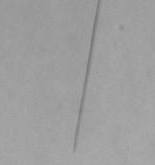
#> input picture Rule/defect_crops/paper-cut/2_png.rf.88da4435d7650b34b849af32c285c720_0.png, 155 x 165 px
$ python -i blob_features.py   (imports and definitions only)
#> lines starting #> are read from the running program, lines starting #| are printed output that depends on the picture; after the words box and inside, x2 and y2 are one past the last pixel; in counts of white or black regions, pixels touching at a corner belong together
#> in compute_features_for_image, img is the input picture: PIL image 155x165 L; min 118, max 170, mean 158.7
"""
Shared blob segmentation and feature extraction.
=============================================================================
Used by build_blob_dataset.py and classify_blob_folders.py so the exact
same logic (and any future bugfixes) applies everywhere, instead of two
copies silently drifting apart.

Computes the 4 calibration-free features the model expects:
    aspect_ratio, PERC_BRIGHT, PERC_DARK, A_to_roi_ratio

All 4 are computed from the SEGMENTED BLOB's own bounding box — never from
the size of the source image/crop itself. A defect in a tightly-cropped
40x40px image and the same defect in a loosely-cropped 300x300px image
produce identical features, AS LONG AS segmentation correctly finds the
blob in both cases (see the coverage check below for what happens when it
can't).
"""

from pathlib import Path
import numpy as np
from PIL import Image
from skimage.filters import threshold_otsu
from skimage.measure import label, regionprops


def segment_blob(gray: np.ndarray):
    """
    Split one image into (blob_mask, background_mask) using Otsu's method.

    Assumes the defect is the SMALLER of the two Otsu regions — true for
    the large majority of blob crops, where the defect sits inside a
    visible background margin rather than filling the whole frame.

    Otsu assumes two roughly comparable-sized populations. If the blob
    occupies only a tiny fraction of a heavily-padded image, Otsu can fail
    and split background noise in half instead of finding the real blob.
    Empirically this only breaks down once the blob is under ~0.3% of the
    image area (tested down to that limit) — comfortably below any normal
    crop margin, but the check below catches it explicitly rather than
    silently returning garbage if it ever happens.
    """
    thresh = threshold_otsu(gray)
#> thresh = 157.1
    mask_a = gray > thresh
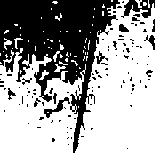
#> mask_a: shape (165, 155) bool; 65.3% white; 105 black regions (91 under 20 px), largest, box (x1, y1, x2, y2) and area: (0, 0, 120, 153) 7649, (121, 0, 155, 18) 307, (44, 97, 70, 118) 147
    mask_b = ~mask_a
#> mask_b: shape (165, 155) bool; 34.7% white; 105 white regions (91 under 20 px)
    if mask_a.sum() <= mask_b.sum():
        blob_mask, background_mask = mask_a, mask_b
    else:
        blob_mask, background_mask = mask_b, mask_a

    h, w = gray.shape
#> h = 165; w = 155
    ys, xs = np.where(blob_mask)
#> ys = 8871 values from 0 to 152; xs = 8871 values, max 154 at index 134, min 0 at index 0, mean 61.39
    touches_all_edges = (
        len(xs) > 0 and xs.min() == 0 and xs.max() == w - 1
        and ys.min() == 0 and ys.max() == h - 1
    )
#> touches_all_edges = False
    coverage = blob_mask.sum() / gray.size
#> coverage = 0.347
    if touches_all_edges and coverage > 0.30:
        raise ValueError(
            "Segmentation failed: detected region spans the entire image — "
            "the blob is likely too small relative to background padding "
            "for Otsu to find reliably (this only happens with extreme "
            "padding, under ~0.3% blob-to-image area). Use a tighter crop."
        )

    return blob_mask, background_mask


def largest_connected_component(mask: np.ndarray) -> np.ndarray:
    """Keep only the single largest connected region (drops speckle/noise)."""
    labeled = label(mask)
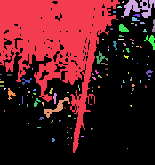
#> labeled: shape (165, 155) int32; 106 distinct labels, from 0 to 105; one colour per label, 0 black
    if labeled.max() == 0:
        return mask
    props = regionprops(labeled)
#> props = 105 regions; largest, box (x1, y1, x2, y2) and area: (0, 0, 120, 153) 7649, (121, 0, 155, 18) 307, (44, 97, 70, 118) 147, (144, 35, 155, 50) 65, (96, 51, 108, 64) 57
    largest = max(props, key=lambda p: p.area)
    return labeled == largest.label
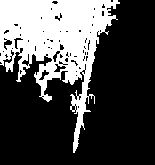
#> returned value: shape (165, 155) bool; 29.9% white; 1 white region, box (x1, y1, x2, y2) and area: (0, 0, 120, 153) 7649


def compute_features_for_image(image_path, save_mask_dir=None) -> dict:
    """
    Load one blob image (any size, any amount of background padding within
    reason) and compute the 4 model-ready features. Scale-free by
    construction — computed from the blob's own bounding box, never from
    the source image's dimensions.

    save_mask_dir : optional. If given, saves two QA images per input:
        {name}_mask.png     - binary mask (white = detected blob, black = background)
        {name}_overlay.png  - original image with the detected blob tinted red,
                               so you can visually confirm segmentation is
                               finding the actual defect and not the background
    """
    img = Image.open(image_path).convert("L")
    gray = np.array(img, dtype=np.float64)

    blob_mask, background_mask = segment_blob(gray)
    blob_mask = largest_connected_component(blob_mask)

    ys, xs = np.where(blob_mask)
#> ys = 7649 values from 0 to 152; xs = 7649 values, max 119 at index 341, min 0 at index 0, mean 55.16
    if len(xs) == 0:
        raise ValueError("no blob detected after segmentation")

    width_px = xs.max() - xs.min() + 1
#> width_px = 120
    height_px = ys.max() - ys.min() + 1
#> height_px = 153
    roi_area = width_px * height_px
#> roi_area = 18360
    blob_pixel_count = int(blob_mask.sum())
#> blob_pixel_count = 7649

    blob_pixels = gray[blob_mask]
#> blob_pixels = 7649 values, max 157 at index 53, min 118 at index 7421, mean 153.2
    background_pixels = gray[background_mask]
#> background_pixels = 16704 values, max 170 at index 15748, min 158 at index 7, mean 161.4
    bg_mean = background_pixels.mean()
#> bg_mean = 161.4
    bg_std = background_pixels.std() + 1e-6
#> bg_std = 2.5

    if save_mask_dir is not None:
        save_mask_and_overlay(image_path, gray, blob_mask, save_mask_dir)

    return {
        "PERC_BRIGHT": float((blob_pixels > (bg_mean + bg_std)).mean()),
        "PERC_DARK": float((blob_pixels < (bg_mean - bg_std)).mean()),
        "A_to_roi_ratio": float(blob_pixel_count / roi_area),
        # reference columns, not used as model inputs
        "aspect_ratio": float(height_px / width_px),
        "blob_width_px": int(width_px),
        "blob_height_px": int(height_px),
        "blob_pixel_count": blob_pixel_count,
        "image_width_px": gray.shape[1],
        "image_height_px": gray.shape[0],
    }


def save_mask_and_overlay(image_path, gray: np.ndarray, blob_mask: np.ndarray, output_dir) -> None:
    """
    Save the binary segmentation mask and a red-tinted overlay for visual
    QA — lets you actually look at what Otsu + connected-components decided
    was "the defect" for any image, rather than trusting the numbers blind.
    """
    output_dir = Path(output_dir)
    output_dir.mkdir(parents=True, exist_ok=True)
    stem = Path(image_path).stem

    # Binary mask: white blob on black background
    mask_img = Image.fromarray((blob_mask * 255).astype(np.uint8))
    mask_img.save(output_dir / f"{stem}_mask.png")

    # Overlay: original grayscale, blob region tinted red, for quick visual QA
    rgb = np.stack([gray, gray, gray], axis=-1).astype(np.uint8)
    overlay = rgb.copy()
    overlay[blob_mask, 0] = 255                      # boost red channel
    overlay[blob_mask, 1] = (rgb[blob_mask, 1] * 0.3).astype(np.uint8)   # dim green
    overlay[blob_mask, 2] = (rgb[blob_mask, 2] * 0.3).astype(np.uint8)   # dim blue
    Image.fromarray(overlay).save(output_dir / f"{stem}_overlay.png")

>>> result = compute_features_for_image('defect_crops/paper-cut/2_png.rf.88da4435d7650b34b849af32c285c720_0.png')
#> result = 9 items

$ run again, on Rule/defect_crops/paper-cut/2_png.rf.88da4435d7650b34b849af32c285c720_6.png
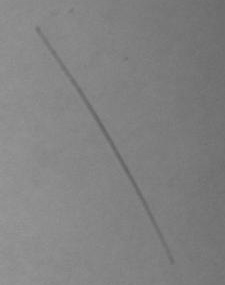
#> input picture Rule/defect_crops/paper-cut/2_png.rf.88da4435d7650b34b849af32c285c720_6.png, 225 x 285 px
#> in compute_features_for_image, img is the input picture: PIL image 225x285 L; min 99, max 151, mean 129.4
#> thresh = 127.9
#> in segment_blob, `mask_a = gray > thresh`:
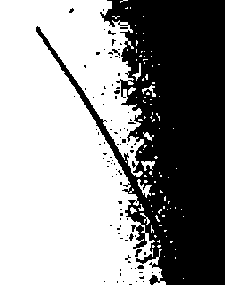
#> mask_a: shape (285, 225) bool; 58.1% white; 95 black regions (89 under 20 px), largest, box (x1, y1, x2, y2) and area: (36, 0, 225, 285) 26422, (135, 249, 142, 257) 30, (129, 233, 134, 241) 23, (137, 265, 144, 269) 23, (112, 49, 120, 56) 21, (114, 90, 120, 94) 20
#> mask_b: shape (285, 225) bool; 41.9% white; 95 white regions (89 under 20 px)
#> touches_all_edges = False
#> coverage = 0.419
#> labeled: shape (285, 225) int32; 96 distinct labels, from 0 to 95
#> props = 95 regions; largest, box (x1, y1, x2, y2) and area: (36, 0, 225, 285) 26422, (135, 249, 142, 257) 30, (129, 233, 134, 241) 23, (137, 265, 144, 269) 23, (112, 49, 120, 56) 21
#> in largest_connected_component, `return labeled == largest.label`:
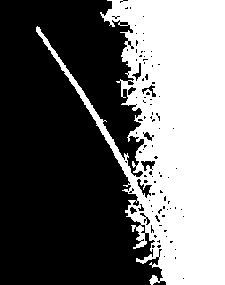
#> returned value: shape (285, 225) bool; 41.2% white; 1 white region, box (x1, y1, x2, y2) and area: (36, 0, 225, 285) 26422
#> width_px = 189
#> height_px = 285
#> roi_area = 53865
#> blob_pixel_count = 26422
#> bg_mean = 135.9
#> bg_std = 5.02
#> result = 9 items
